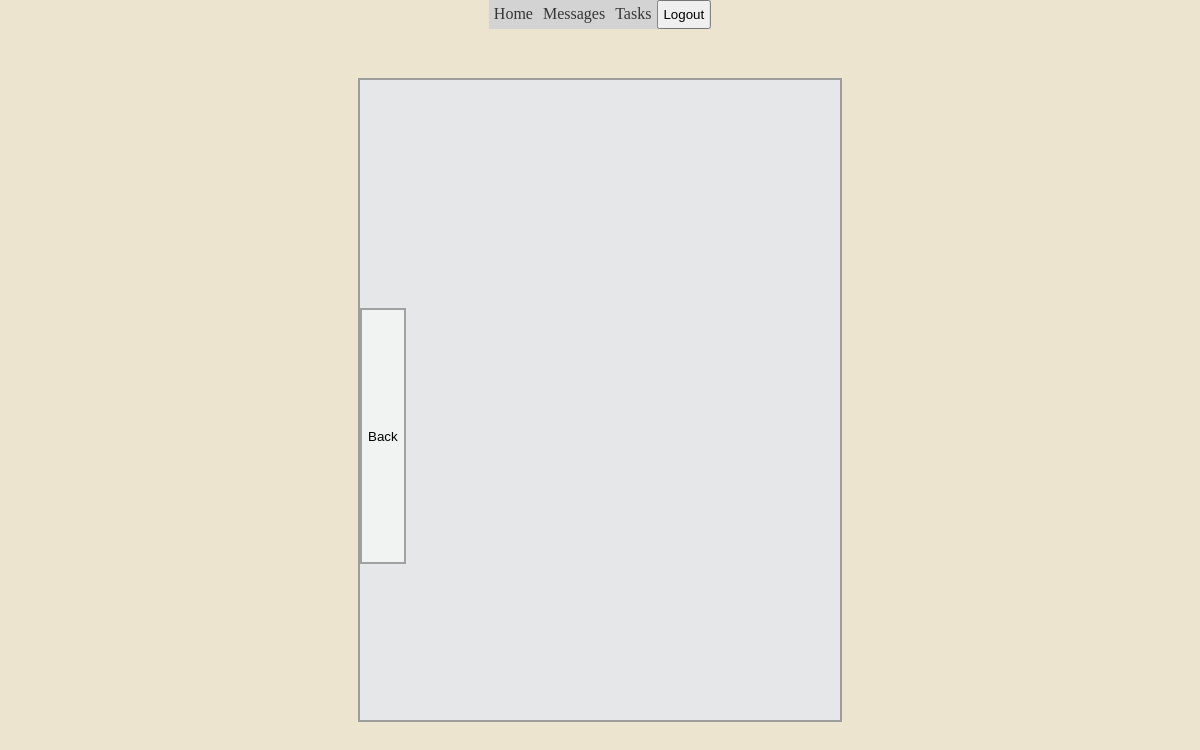
Before: /dashboard/tasks/9/ (signed in) with the older database file.
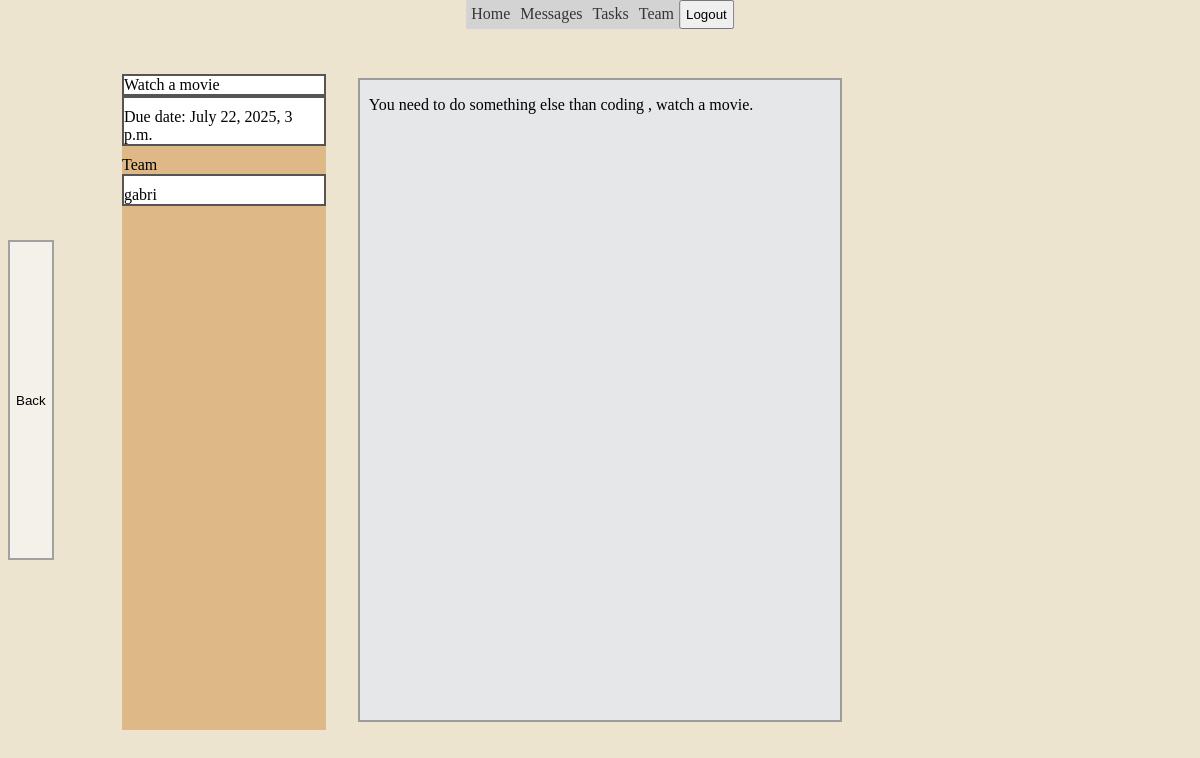
After: the same page with the newer database file.
### dashboard/models.py (models this page shows, shortened)
class Task(models.Model):
       users = models.ManyToManyField(UserProfile, related_name='task_users')
       description = models.TextField()
       name = models.CharField(max_length=50)
       creation_date = models.DateField(auto_now_add=True)
       due_date = models.DateTimeField()
       completed = models.BooleanField(default=False)
       urgent = models.BooleanField(default=False)

class UserProfile(models.Model):
    user = models.OneToOneField(settings.AUTH_USER_MODEL, on_delete=models.CASCADE,
                                help_text='* You can add a new user with the plus sign ')
    role = models.ForeignKey(Role, on_delete=models.SET_NULL, null=True)
    notes = models.TextField(blank=True)
    recipients = models.ManyToManyField(settings.AUTH_USER_MODEL,
                                         blank = True, related_name='many_relation', default='----' )
    team = models.ForeignKey('Team', on_delete=models.CASCADE, null=True)
    class Meta:
        verbose_name_plural = "Add a user"

class Users(AbstractUser):
    street_address = models.CharField(max_length=50, blank=True)
    phone = models.CharField(max_length=12, blank=True)
    assigned_on = models.DateField(auto_now_add=True)
    notes = models.TextField(blank=True)

### dashboard/views.py (the view)
# urls.py: path('tasks/<int:pk>/', views.TaskDetail.as_view(), name='task_detail'),
class TaskDetail(LoginRequiredMixin, DetailView):
    template_name = 'dashboard/task_detail.html'
    context_object_name = 'task'
    def get_object(self):
        report_id = self.kwargs['pk']
        return Task.objects.filter(id = report_id, users=self.request.user.userprofile)

### dashboard/templates/dashboard/task_detail.html
 {% include 'dashboard/base.html' %}
 {% block content %}
 {% for tasks in task %}
 <div class="data_container">
 <div class ="title_task_view">{{tasks.name}}</div>
  <div class="flex_container_task_view">Due date:    {{tasks.due_date}} </div>
  <div class="title_data">Team</div>
    {% for user in tasks.users.all %}
<div class="task_completed">{{user.user.username}}</div>
    {% endfor %}
 </div>
 {% endfor %}
 <div class="general_medium_container">
 {% for tasks in task %}
  <p class="general_text"> {{ tasks.description}} </p>
 </div>
 {% endfor %}
 <div class="send_msg_back">
   <a href="{% url 'dashboard:tasks_list' %}"><button class="del_btn2" type="button">Back</button></a>
 </div>
{% endblock %}

Changed rows visible on the page:
added Task: name "Watch a movie", due_date "July 22, 2025, 3 p.m.", description "You need to do something else than coding , watch a movie."
now on this page (row edited): UserProfile: user.username "gabri"
changed UserProfile: role_id 1 → 2 (drawn)
Other visible differences:
text now shown: "Team"
